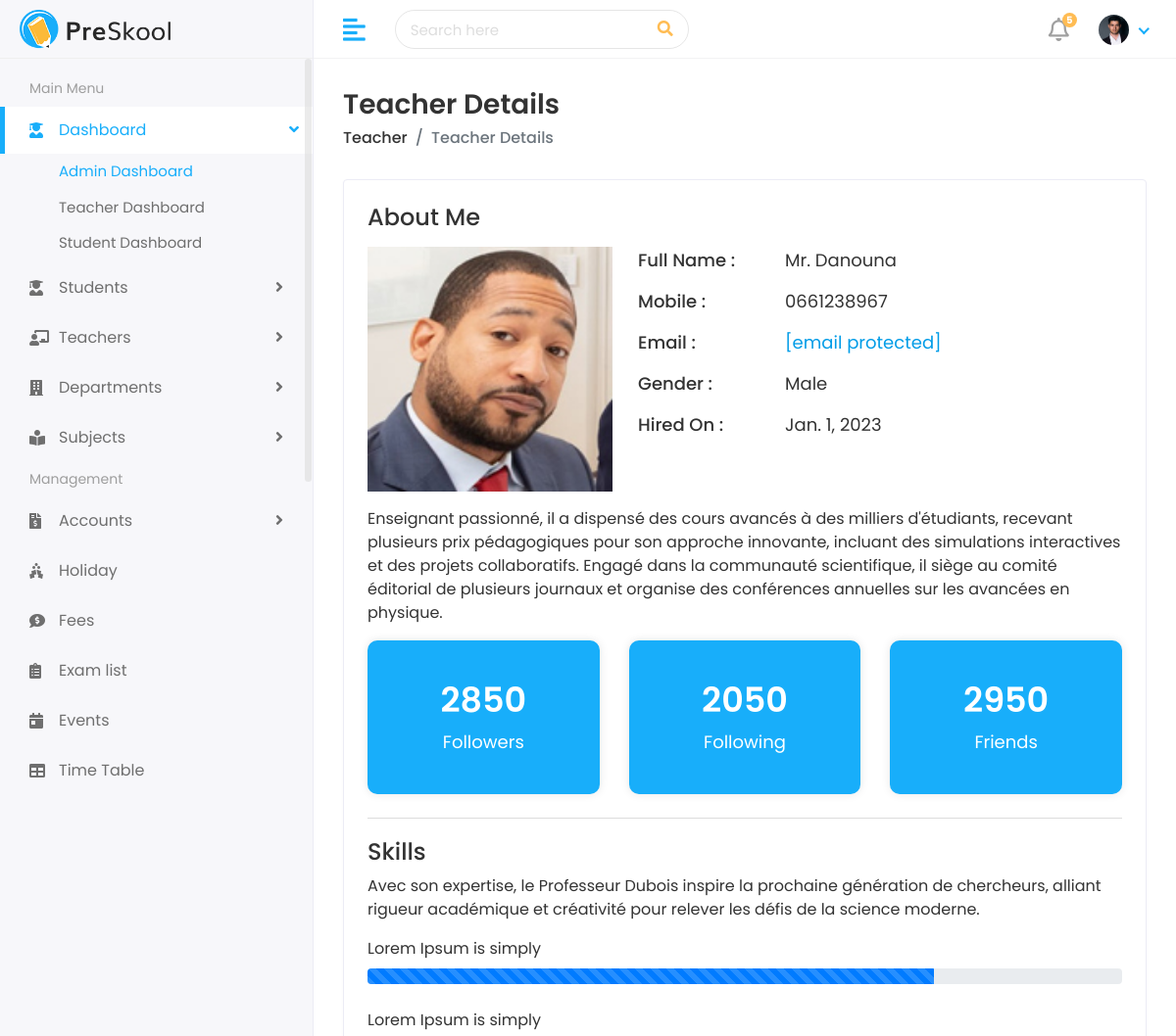
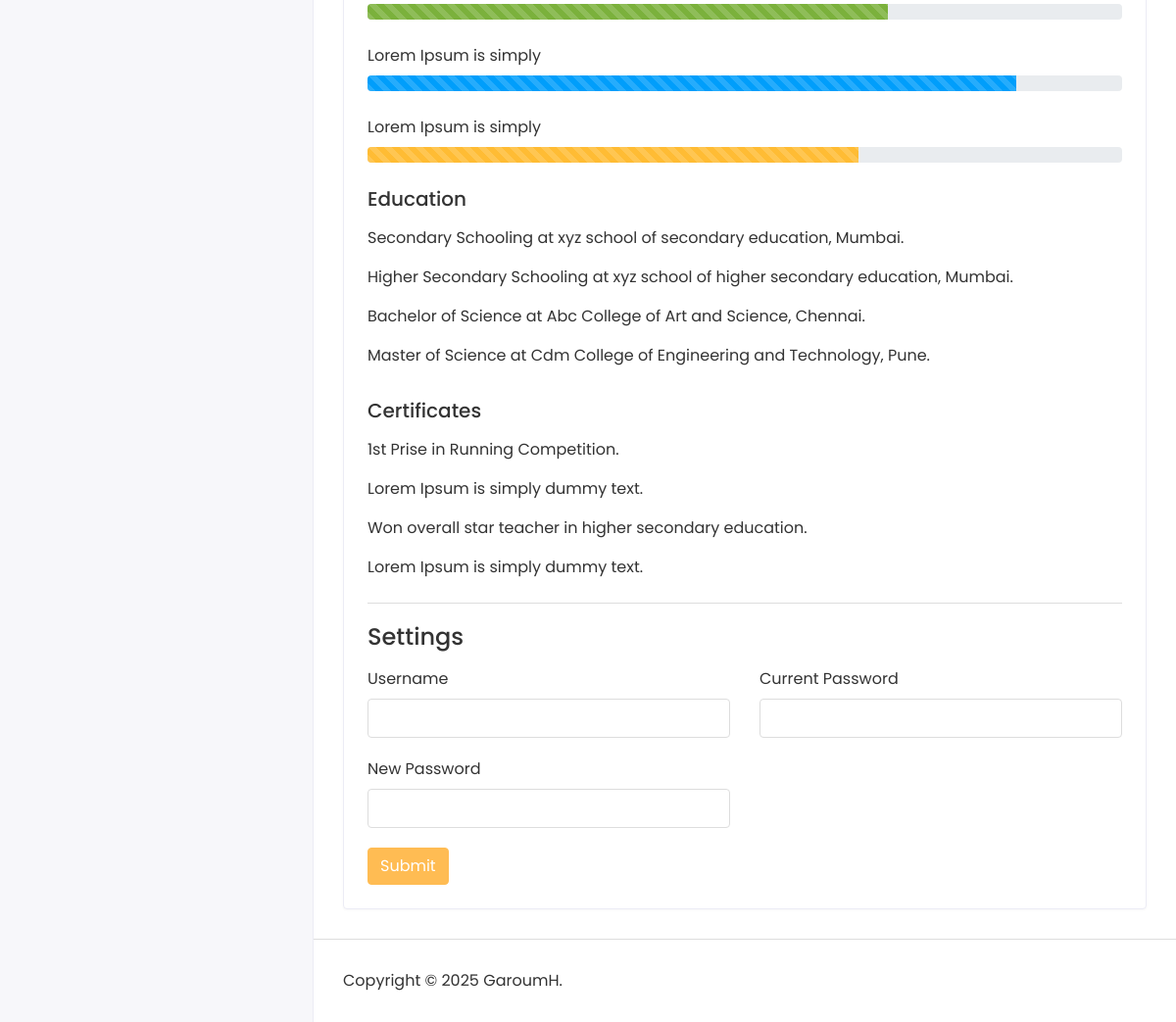
The app's page /teachers/teachers/test-teacher-t001/ (signed in) with its own data (2 pictures, top to bottom).
### teachers/models.py (models this page shows, shortened)
class Teacher(models.Model):
    first_name = models.CharField(max_length=100)
    last_name = models.CharField(max_length=100)
    teacher_id = models.CharField(max_length=20)
    gender=models.CharField(max_length=10, choices=[('Male', 'Male'), ('Female', 'Female'), ('Others', 'Others')])
    mobil_number = models.CharField(max_length=15)
    teacher_email = models.EmailField(unique=True)
    subject = models.CharField(max_length=100)
    hired_on= models.DateField()
    teacher_image= models.ImageField(upload_to='teachers/', blank=True)
    is_active=models.BooleanField(default=True)
    slug = models.SlugField(max_length=255, unique=True, blank=True)

### teachers/views.py (the view)
# urls.py: path('teachers/<str:slug>/', views.view_teacher, name='view_teacher'),
def view_teacher(request, slug):
    teacher = get_object_or_404(Teacher, slug=slug)
    return render(request, "teachers/teacher-details.html", {
        'teacher': teacher
    })

### school/context_processors.py (called while the page is built)
def notifications(request):
    if request.user.is_authenticated:
        unread_notification = request.user.notification_set.filter(
            is_read=False)
        unread_notification_count = unread_notification.count()
        return {'unread_notification': unread_notification,
                'unread_notification_count': unread_notification_count}
    return {}

### templates/teachers/teacher-details.html (shortened to what this page needs)
{% extends 'Home/base.html' %}
{% load static %}
{% block body %}
<div class="page-wrapper">
    <div class="content container-fluid">
        <div class="page-header">
            <div class="row">
                <div class="col-sm-12">
                    <h3 class="page-title">Teacher Details</h3>
                    <ul class="breadcrumb">
                        <li class="breadcrumb-item"><a href="/teacher">Teacher</a></li>
                        <li class="breadcrumb-item active">Teacher Details</li>
                    </ul>
                </div>
            </div>
        </div>
        <div class="card">
            <div class="card-body">
                <div class="row">
                    <div class="col-md-12">
                        <div class="about-info">
                            <h4>About Me</h4>
                            <div class="media mt-3">
                                <img src="{{teacher.teacher_image.url}}" class="mr-3" alt="...">
                                <div class="media-body">
                                    <ul>
                                        <li>
                                            <span class="title-span">Full Name : </span>
                                            <span class="info-span">{{ teacher.first_name}}</span>
                                        </li>
                                        <li>
                                            <span class="title-span">Mobile : </span>
                                            <span class="info-span">{{teacher.mobil_number}}</span>
                                        </li>
                                        <li>
                                            <span class="title-span">Email : </span>
                                            <span class="info-span"><a href="{{teacher.parent.father_email}}"
                                                    class="__cf_email__"
                                                    data-cfemail="7216131b010b32151f131b1e5c111d1f">[email&#160;protected]</a></span>
                                        </li>
                                        <li>
                                            <span class="title-span">Gender : </span>
                                            <span class="info-span">{{teacher.gender}}</span>
                                        </li>
                                        <li>
                                            <span class="title-span">Hired On : </span>
                                            <span class="info-span">{{teacher.hired_on}}</span>
                                        </li>
                                    </ul>
                                </div>
                            </div>
                            <div class="row mt-3">
                                <div class="col-md-12">
                                    <p>Enseignant passionné, il a dispensé des cours avancés à des milliers d'étudiants,
                                        recevant plusieurs prix pédagogiques pour son approche innovante, incluant des
                                        simulations interactives et des projets collaboratifs. Engagé dans la communauté
                                        scientifique, il siège au comité éditorial de plusieurs journaux et organise des
                                        conférences annuelles sur les avancées en physique.</p>
                                </div>
                            </div>
                            <div class="row follow-sec">
                                <div class="col-md-4 mb-3">
                                    <div class="blue-box">
                                        <h3>2850</h3>
                                        <p>Followers</p>
                                    </div>
                                </div>
                                <div class="col-md-4 mb-3">
                                    <div class="blue-box">
                                        <h3>2050</h3>
                                        <p>Following</p>
                                    </div>
                                </div>
                                <div class="col-md-4 mb-3">
                                    <div class="blue-box">
                                        <h3>2950</h3>
                                        <p>Friends</p>
                                    </div>
                                </div>
                            </div>
                        </div>
                    </div>
                </div>
                <div class="row mt-2">
                    <div class="col-md-12">
                        <div class="skill-info">
                            <h4>Skills</h4>
                            <p>Avec son expertise, le Professeur Dubois inspire la prochaine génération de chercheurs,
                                alliant rigueur académique et créativité pour relever les défis de la science moderne.
                            </p>
                            <ul>
                                <li>
                                    <label>Lorem Ipsum is simply</label>
                                    <div class="progress">
                                        <div class="progress-bar progress-bar-striped progress-bar-animated"
                                            role="progressbar" aria-valuenow="75" aria-valuemin="0" aria-valuemax="100"
                                            style="width: 75%"></div>
                                    </div>
                                </li>
                                <li>
                                    <label>Lorem Ipsum is simply</label>
                                    <div class="progress">
                                        <div class="progress-bar progress-bar-striped progress-bar-animated bg-success"
                                            role="progressbar" aria-valuenow="69" aria-valuemin="0" aria-valuemax="100"
                                            style="width: 69%"></div>
                                    </div>
                                </li>
                                <li>
                                    <label>Lorem Ipsum is simply</label>
                                    <div class="progress">
                                        <div class="progress-bar progress-bar-striped progress-bar-animated bg-info"
                                            role="progressbar" aria-valuenow="86" aria-valuemin="0" aria-valuemax="100"
                                            style="width: 86%"></div>
                                    </div>
                                </li>
                                <li>
                                    <label>Lorem Ipsum is simply</label>
                                    <div class="progress">
                                        <div class="progress-bar progress-bar-striped progress-bar-animated bg-warning"
                                            role="progressbar" aria-valuenow="65" aria-valuemin="0" aria-valuemax="100"
                                            style="width: 65%"></div>
                                    </div>
                                </li>
                            </ul>
                            <div class="row mt-3">
                                <div class="col-md-12">
                                    <h5>Education</h5>
                                    <p class="mt-3">Secondary Schooling at xyz school of secondary education, Mumbai.
                                    </p>
                                    <p>Higher Secondary Schooling at xyz school of higher secondary education, Mumbai.
                                    </p>
                                    <p>Bachelor of Science at Abc College of Art and Science, Chennai.</p>
                                    <p>Master of Science at Cdm College of Engineering and Technology, Pune.</p>
                                </div>
                            </div>
                            <div class="row mt-3">
                                <div class="col-md-12">
                                    <h5>Certificates</h5>
                                    <p class="mt-3">1st Prise in Running Competition.</p>
                                    <p>Lorem Ipsum is simply dummy text.</p>
                                    <p>Won overall star teacher in higher secondary education.</p>
                                    <p>Lorem Ipsum is simply dummy text.</p>
                                </div>
                            </div>
                        </div>
                    </div>
                </div>
                <div class="row mt-2">
                    <div class="col-md-12">
                        <div class="skill-info">
                            <h4>Settings</h4>
                            <form>
                                <div class="row mt-3">
                                    <div class="col-12 col-sm-6">
                                        <div class="form-group">
                                            <label>Username</label>
                                            <input type="text" class="form-control">
                                        </div>
                                    </div>
                                    <div class="col-12 col-sm-6">
                                        <div class="form-group">
                                            <label>Current Password</label>
                                            <input type="password" class="form-control">
                                        </div>
                                    </div>
                                    <div class="col-12 col-sm-6">
                                        <div class="form-group">
                                            <label>New Password</label>
                                            <input type="password" class="form-control">
                                        </div>
                                    </div>
                                    <div class="col-12">
                                        <button type="submit" class="btn btn-primary">Submit</button>
                                    </div>
                                </div>
                            </form>
                        </div>
                    </div>
                </div>
            </div>
        </div>
    </div>
    <footer>
        <p>Copyright © 2025 GaroumH.</p>
    </footer>
</div>
</div>
</body>
</html>
{% endblock %}

### static/assets/css/style.css (style rules this page uses)
html { height: 100%; }
body { background-color: #fff; color: #333; font-family: 'Poppins', sans-serif; font-size: 1rem; height: 100%; line-height: 1.5; overflow-x: hidden; }
h1, h2, h3, h4, h5, h6 { font-family: 'Poppins', sans-serif; margin-top: 0; }
.form-control { border: 1px solid #ddd; box-shadow: none; color: #333; font-size: 15px; height: 40px; }
input, input:focus, button, button:focus { outline: none; }
input[type=text], input[type=password] { -webkit-appearance: none; -moz-appearance: none; appearance: none; }
.form-group { margin-bottom: 1.25rem; }
ul, ol { padding: 0px; list-style: none; }
.bg-success, .badge-success { background-color: #7bb13c !important; }
.bg-info, .badge-info { background-color: #009efb !important; }
.bg-warning, .badge-warning { background-color: #ffbc34 !important; }
.btn-primary { background-color: #FFBC53; border: 1px solid #FFBC53; }
.card { border: 1px solid #ececf5; box-shadow: 0 1px 3px 0 rgba(0, 0, 0, 0.03); margin-bottom: 1.875rem; }
.card-body { padding: 1.5rem; }
footer { padding: 1.875rem 1.875rem; border-top: 1px solid #ddd; }
footer p { margin: 0px; }
.page-wrapper { margin-left: 320px; padding-top: 60px; position: relative; transition: all 0.4s ease; }
.page-wrapper > .content { padding: 1.875rem 1.875rem 0; }
.page-header { margin-bottom: 1.875rem; }
.page-header .breadcrumb { background-color: transparent; color: #6c757d; font-size: 1rem; font-weight: 500; margin-bottom: 0; padding: 0; }
.page-header .breadcrumb a { color: #333; }
.page-title { font-size: 28px; font-weight: 600; color: #333; margin-bottom: 5px; }
.about-info img { width: 250px; }
.about-info ul li { font-size: 18px; margin: 0px 0px 15px 10px; display: flex; }
.title-span { font-weight: 500; width: 150px; }
.blue-box { background-color: #18aefa; padding: 40px 30px; box-shadow: 0px 0px 10px 0px rgba(0, 0, 0, 0.1); border-radius: 10px; color: #fff; text-align: center; }
.follow-sec h3 { font-size: 35px; font-weight: 600; }
.follow-sec p { font-size: 18px; margin: 0px; }
.skill-info { padding-top: 20px; border-top: 1px solid #ddd; }
.skill-info ul li { margin-bottom: 25px; }

### records on screen
Teacher: teacher_image (picture), first_name "Mr. Danouna", mobil_number "0661238967", gender "Male", hired_on "Jan. 1, 2023"

### other values on screen
{{ unread_notification_count }} "5"
